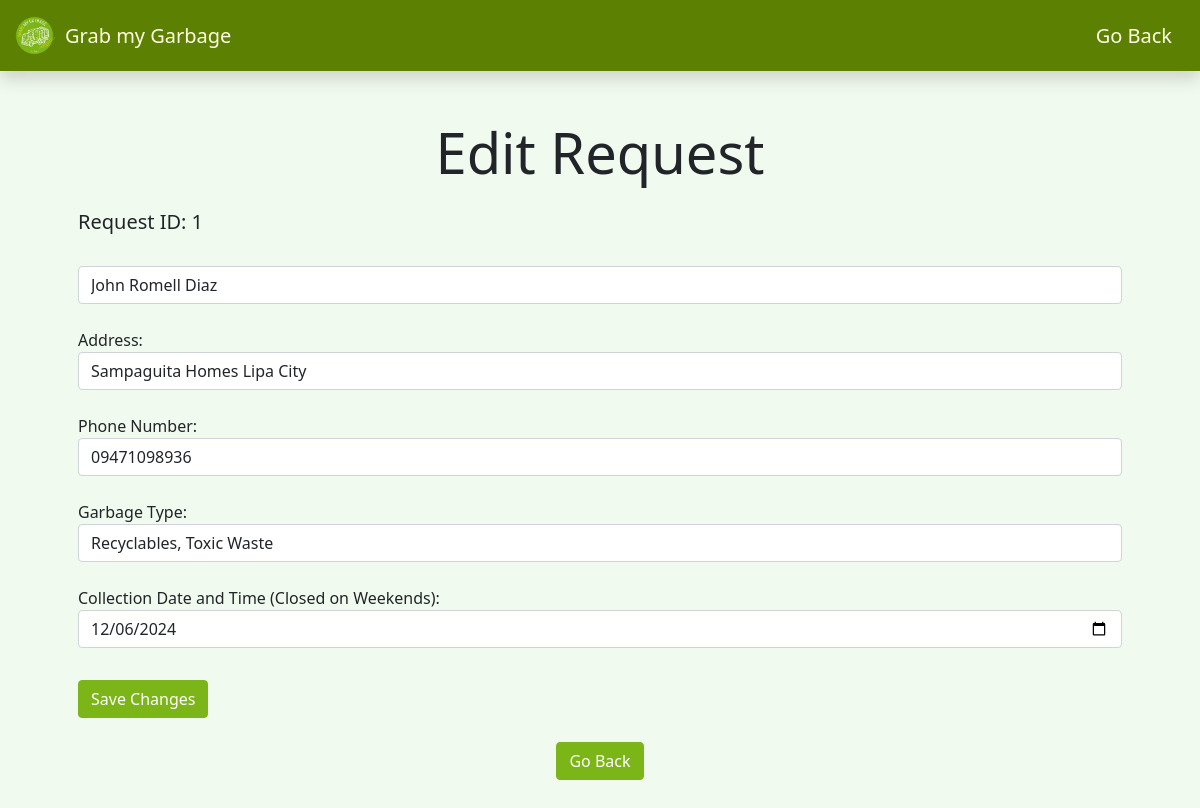
/admin/update.php?id=1 (signed in), run on the app's committed database.
### tables this page shows
CREATE TABLE `user_detail` (
  `request_id` int(11) NOT NULL,
  `user_fullname` varchar(255) NOT NULL,
  `user_address` varchar(255) NOT NULL,
  `user_phonenumber` varchar(11) NOT NULL,
  `garbage_type` varchar(255) NOT NULL,
  `request_date` date NOT NULL
);

### admin/update.php (the view, shortened to what this page needs)
<?php
$db = new Database();
$connection = $db->getConnect();
if (isset($_GET['id'])) {
    $id = $_GET['id'];
    $query = "SELECT * FROM user_detail WHERE request_id = :id";
    $stmt = $connection->prepare($query);
    $stmt->bindParam(':id', $id);
    $stmt->execute();
    if ($row = $stmt->fetch(PDO::FETCH_ASSOC)) {
    } else {
        die("No record found.");
    }
}
?>
<!DOCTYPE html>
<html lang="en">
<head>
    <link href="https://cdn.jsdelivr.net/npm/bootstrap@5.0.2/dist/css/bootstrap.min.css" rel="stylesheet">
    <link rel="stylesheet" type="text/css" href="../styles.css">
</head>
<body>
<nav class="shadow navbar custom-navbar sticky-top">
    <div class="container-fluid">
        <a class="navbar-brand d-flex align-items-center" href="index.php">
            <img src="../assets/logo.png" width="45" height="45" class="d-inline-block align-middle me-2">
            Grab my Garbage
        </a>
        <ul class="navbar-nav flex-row flex-wrap bd-navbar-nav">
            <li class="nav-item col-6 col-lg-auto">
                <a class="navbar-brand d-flex align-items-center" href="login.php">Go Back</a>
            </li>
        </ul>
    </div>
</nav>
<div class="container p-5 mb-5">
    <h1 class="display-4 text-center mb-4">Edit Request</h1>
    <form action="update.php?id=<?php echo htmlspecialchars($id); ?>" method="post">
        <h3 class="lead">Request ID: <?php echo htmlspecialchars($row['request_id']); ?></h3>
        <br>
        <input type="text" class="form-control m-t-4" name="fullname" placeholder="Full Name:" value="<?php echo htmlspecialchars($row['user_fullname']); ?>" required>
        <br>
        <label for="">Address:</label>
        <input type="text" class="form-control m-t-4" name="address" placeholder="Address:" value="<?php echo htmlspecialchars($row['user_address']); ?>" required>
        <br>
        <label for="">Phone Number:</label>
        <input type="text" class="form-control m-t-4" name="phonenumber" placeholder="Phone Number:" value="<?php echo htmlspecialchars($row['user_phonenumber']); ?>" required>
        <br>
        <label for="">Garbage Type:</label>
        <input type="text" class="form-control m-t-4" name="garbagetype" placeholder="Garbage Type:" value="<?php echo htmlspecialchars($row['garbage_type']); ?>" required>
        <br>
        <label for="">Collection Date and Time (Closed on Weekends):</label>
        <input type="date" class="form-control m-t-4" name="collectiondate" value="<?php echo htmlspecialchars($row['request_date']); ?>" required>
        <br>
        <input type="submit" class="btn btn-primary mt-2" value="Save Changes" name="update_request">
    </form>
    <form action="adminmenu.php" method="post">
        <div class="container text-center mt-4">
            <button type="submit" class="btn btn-primary">Go Back</button>
        </div>
    </form>
</div>
</body>
</html>

### styles.css (style rules this page uses)
* { scroll-behavior: smooth; }
body { background-color: #f1faee; }
.btn-primary { background-color: #7cb518 !important; border-color: #7cb518 !important; }
.custom-navbar { background-color: #5c8001; }
.custom-navbar .navbar-brand { color: #fefee3; }

### data on the page
user_detail: request_id "1", fullname "John Romell Diaz", address "Sampaguita Homes Lipa City", phonenumber "09471098936", garbagetype "Recyclables, Toxic Waste", collectiondate "12/06/2024"
